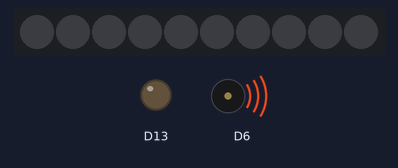
The sketch below on a simulated Adafruit Circuit Playground Express. Shown: 10 RGB LEDs in strip order, left to right, output pins drawn as LEDs (lit = HIGH), buzzer (waves = sounding).

Above: at 2.0 s.
At 6.5 s:
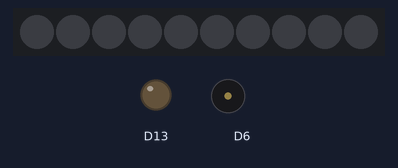
Timing chart, 0 to 7.9 s (numbered marks = the images above):
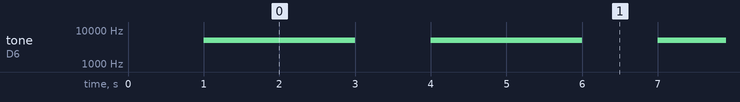

The sketch:

1_Hello_Speaker.ino
```cpp
#include <Adafruit_CircuitPlayground.h>

void setup() {
  CircuitPlayground.begin();
  delay(1000);
}

void loop() {
  // (tone in hz, duration) - recommend 60 Hz to 9000 Hz
  CircuitPlayground.playTone(5000, 2000);
  delay(1000);

  // copy and past code to make your song here:
}
```

Measured:
- by itself, tone on D6: alternates 5000 Hz for 2.0 s and silent for 1.0 s
